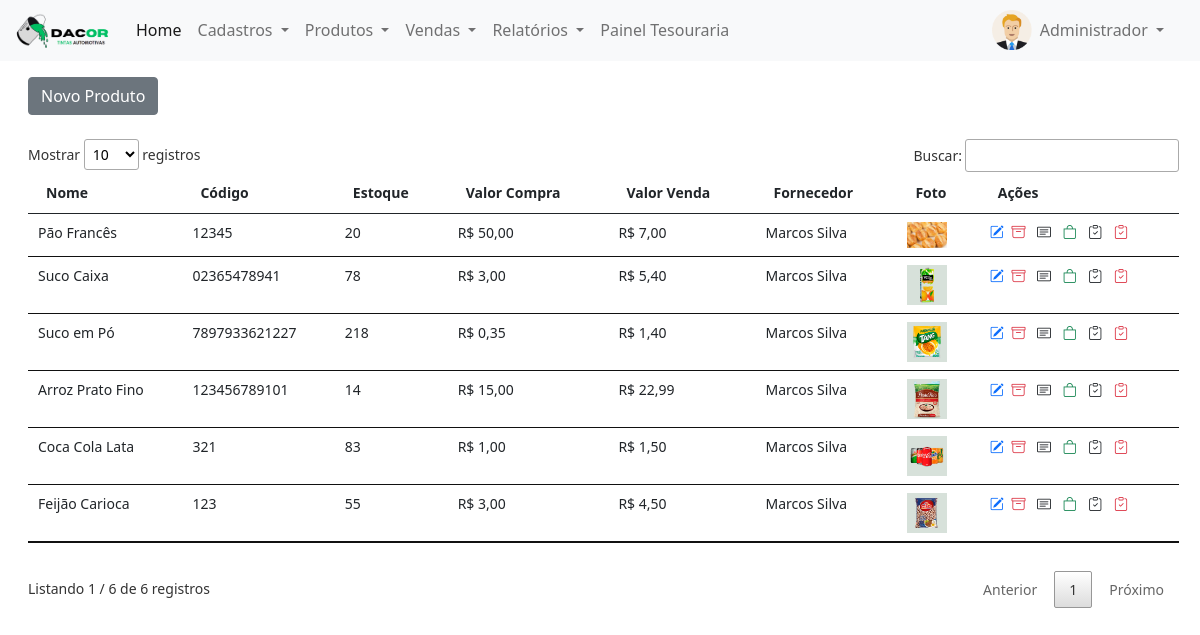
/login/painel-adm/index.php?pagina=produtos (signed in), run on the app's committed database.
### tables this page shows
CREATE TABLE `usuarios` (
  `id` int(11) NOT NULL,
  `nome` varchar(50) NOT NULL,
  `email` varchar(50) NOT NULL,
  `cpf` varchar(20) NOT NULL,
  `senha` varchar(20) NOT NULL,
  `nivel` varchar(20) NOT NULL
);

CREATE TABLE `produtos` (
  `id` int(11) NOT NULL,
  `codigo` varchar(30) NOT NULL,
  `nome` varchar(50) NOT NULL,
  `descricao` varchar(200) NOT NULL,
  `estoque` int(11) NOT NULL,
  `valor_compra` decimal(8,2) NOT NULL,
  `valor_venda` decimal(8,2) NOT NULL,
  `fornecedor` int(11) NOT NULL,
  `categoria` int(11) NOT NULL,
  `foto` varchar(120) DEFAULT NULL,
  `lucro` decimal(8,2) NOT NULL,
  `estoque_min` int(11) NOT NULL,
  `lote` varchar(100) DEFAULT NULL,
  `validade` date DEFAULT NULL
);

CREATE TABLE `fornecedores` (
  `id` int(11) NOT NULL,
  `nome` varchar(50) NOT NULL,
  `tipo_pessoa` varchar(10) NOT NULL,
  `cpf` varchar(20) DEFAULT NULL,
  `email` varchar(50) DEFAULT NULL,
  `telefone` varchar(20) DEFAULT NULL,
  `endereco` varchar(120) DEFAULT NULL
);

### login/painel-adm/produtos.php (the view, shortened to what this page needs)
<?php
$pag = 'produtos';
require_once('../conexao.php');
?>
<a href="index.php?pagina=<?php echo $pag ?>&funcao=novo" type="button" class="btn btn-secondary mt-2">Novo Produto</a>
<div class="mt-4" style="margin-right:25px">
	<?php
	$query = $pdo->query("SELECT * from produtos order by id desc");
	$res = $query->fetchAll(PDO::FETCH_ASSOC);
	$total_reg = @count($res);
	if($total_reg > 0){
		?>
		<small>
			<table id="example" class="table table-hover my-4" style="width:100%">
				<thead>
					<tr>
						<th>Nome</th>
						<th>Código</th>
						<th>Estoque</th>
						<th>Valor Compra</th>
						<th>Valor Venda</th>
						<th>Fornecedor</th>
						<th>Foto</th>
						<th>Ações</th>
					</tr>
				</thead>
				<tbody>
					<?php
					for($i=0; $i < $total_reg; $i++){
							$id_cat = $res[$i]['categoria'];
						$query_2 = $pdo->query("SELECT * from categorias where id = '$id_cat'");
						$res_2 = $query_2->fetchAll(PDO::FETCH_ASSOC);
						$nome_cat = $res_2[0]['nome'];
						$id_forn = $res[$i]['fornecedor'];
						$query_f = $pdo->query("SELECT * from fornecedores where id = '$id_forn'");
						$res_f = $query_f->fetchAll(PDO::FETCH_ASSOC);
						$total_reg_f = @count($res_f);
						if($total_reg_f > 0){
							$nome_forn = $res_f[0]['nome'];
							$tel_forn = $res_f[0]['telefone'];
						}else{
							$nome_forn = '';
							$tel_forn = '';
						}
						?>
						<tr>
							<td><?php echo $res[$i]['nome'] ?></td>
							<td><?php echo $res[$i]['codigo'] ?></td>
							<td><?php echo $res[$i]['estoque'] ?></td>
							<td>R$ <?php echo number_format($res[$i]['valor_compra'], 2, ',', '.'); ?></td>
							<td>R$ <?php echo number_format($res[$i]['valor_venda'], 2, ',', '.'); ?></td>
							<td><?php echo $nome_forn ?></td>
							<td><img src="../img/<?php echo $pag ?>/<?php echo $res[$i]['foto'] ?>" width="40"></td>
							<td>
								<a href="index.php?pagina=<?php echo $pag ?>&funcao=editar&id=<?php echo $res[$i]['id'] ?>" title="Editar Registro" style="text-decoration: none">
									<i class="bi bi-pencil-square text-primary"></i>
								</a>
								<a href="index.php?pagina=<?php echo $pag ?>&funcao=deletar&id=<?php echo $res[$i]['id'] ?>" title="Excluir Registro" style="text-decoration: none">
									<i class="bi bi-archive text-danger mx-1"></i>
								</a>
								<a href="#" onclick="mostrarDados('<?php echo $res[$i]['nome'] ?>', '<?php echo $res[$i]['descricao'] ?>', '<?php echo $res[$i]['foto'] ?>', '<?php echo $nome_cat ?>', '<?php echo $nome_forn ?>', '<?php echo $tel_forn ?>')" title="Ver Descriçao" style="text-decoration: none">
									<i class="bi bi-card-text text-dark mx-1"></i>
								</a>
								<a href="#" onclick="comprarProdutos('<?php echo $res[$i]['id'] ?>', '<?php echo $res[$i]['valor_venda'] ?>', '<?php echo $res[$i]['lucro'] ?>', '<?php echo $res[$i]['valor_compra'] ?>')" title="Comprar Produtos" style="text-decoration: none">
									<i class="bi bi-bag text-success mx-1"></i>
								</a>
								<a target="_blank" title="Gerar Etiquetas" href="../rel/barras_class.php?codigo=<?php echo $res[$i]['codigo'] ?>" style="text-decoration: none">
									<i class="bi bi-clipboard-check text-dark mx-1"></i>
								</a>
								<a target="_blank" title="Gerar Etiquetas com Valor" href="../rel/barras_valor_class.php?codigo=<?php echo $res[$i]['codigo'] ?>&valor=<?php echo $res[$i]['valor_venda'] ?>&nome=<?php echo $res[$i]['nome'] ?>" style="text-decoration: none">
									<i class="bi bi-clipboard-check text-danger mx-1"></i>
								</a>
							</td>
						</tr>
					<?php } ?>
				</tbody>
			</table>
		</small>
	<?php }else{
		echo '<p>Não existem dados para serem exibidos!!';
	} ?>
</div>

### login/painel-adm/index.php (shortened to what this page needs)
<?php
require_once('../conexao.php');
$menu1 = 'home';
$menu2 = 'usuarios';
$menu3 = 'fornecedores';
$menu4 = 'categorias';
$menu5 = 'produtos';
$query = $pdo->query("SELECT * from usuarios WHERE id = '$_SESSION[id_usuario]'");
$res = $query->fetchAll(PDO::FETCH_ASSOC);
$nome_usu = $res[0]['nome'];
 ?>
<!DOCTYPE html>
<html>
<head>
	<link href="https://cdn.jsdelivr.net/npm/bootstrap@5.0.0-beta1/dist/css/bootstrap.min.css" rel="stylesheet">
	<link rel="stylesheet" type="text/css" href="../vendor/DataTables/datatables.min.css"/>
	<link rel="stylesheet" href="https://cdn.jsdelivr.net/npm/bootstrap-icons@1.3.0/font/bootstrap-icons.css">
</head>
<body>
	<nav class="navbar navbar-expand-lg navbar-light bg-light">
  <div class="container-fluid">
    <a class="navbar-brand" href="index.php">
    	<img src="../img/logo-painel.png" width="100">
    </a>
    <div class="collapse navbar-collapse" id="navbarSupportedContent">
      <ul class="navbar-nav me-auto mb-2 mb-lg-0">
        <li class="nav-item">
          <a class="nav-link active" aria-current="page" href="index.php?pagina=<?php echo $menu1 ?>">Home</a>
        </li>
        <li class="nav-item dropdown">
          <a class="nav-link dropdown-toggle" href="#" id="navbarDropdown" role="button" data-bs-toggle="dropdown" aria-expanded="false">
            Cadastros
          </a>
        </li>
        <li class="nav-item dropdown">
          <a class="nav-link dropdown-toggle" href="#" id="navbarDropdown" role="button" data-bs-toggle="dropdown" aria-expanded="false">
            Produtos
          </a>
        </li>
         <li class="nav-item dropdown">
          <a class="nav-link dropdown-toggle" href="#" id="navbarDropdown" role="button" data-bs-toggle="dropdown" aria-expanded="false">
            Vendas
          </a>
        </li>
        <li class="nav-item dropdown">
          <a class="nav-link dropdown-toggle" href="#" id="navbarDropdown" role="button" data-bs-toggle="dropdown" aria-expanded="false">
            Relatórios
          </a>
        </li>
        <li class="nav-item">
          <a class="nav-link" href="../painel-tesoureiro" target="_blank">Painel Tesouraria</a>
        </li>
      </ul>
      <div class="d-flex mx-3">
        <img src="../img/icone-user.png" width="40px" height="40px">
    <div class="collapse navbar-collapse" id="navbarNavDarkDropdown">
      <ul class="navbar-nav">
        <li class="nav-item dropdown">
          <a class="nav-link dropdown-toggle" href="#" id="navbarDarkDropdownMenuLink" role="button" data-bs-toggle="dropdown" aria-expanded="false">
            <?php echo $nome_usu ?>
          </a>
        </li>
      </ul>
    </div>
       </div>
    </div>
  </div>
</nav>
<div class="container-fluid mt-2 mx-3">
<?php
if(@$_GET['pagina'] == $menu1){
	require_once($menu1. '.php');
}
else if(@$_GET['pagina'] == $menu2){
	require_once($menu2. '.php');
}
else if(@$_GET['pagina'] == $menu3){
	require_once($menu3. '.php');
}
else if(@$_GET['pagina'] == $menu4){
	require_once($menu4. '.php');
}
else if(@$_GET['pagina'] == $menu5){
  require_once($menu5. '.php');
}
 ?>
</div>
</body>
</html>
<link href="https://cdn.jsdelivr.net/npm/select2@4.1.0-rc.0/dist/css/select2.min.css" rel="stylesheet" />

### data on the page
usuarios: nome "Administrador"
produtos: nome "Pão Francês", codigo "12345", estoque "20", valor_compra "50,00", valor_venda "7,00", fornecedores.nome "Marcos Silva", foto (picture)
produtos: nome "Suco Caixa", codigo "02365478941", estoque "78", valor_compra "3,00", valor_venda "5,40", fornecedores.nome "Marcos Silva", foto (picture)
produtos: nome "Suco em Pó", codigo "7897933621227", estoque "218", valor_compra "0,35", valor_venda "1,40", fornecedores.nome "Marcos Silva", foto (picture)
produtos: nome "Arroz Prato Fino", codigo "123456789101", estoque "14", valor_compra "15,00", valor_venda "22,99", fornecedores.nome "Marcos Silva", foto (picture)
produtos: nome "Coca Cola Lata", codigo "321", estoque "83", valor_compra "1,00", valor_venda "1,50", fornecedores.nome "Marcos Silva", foto (picture)
produtos: nome "Feijão Carioca", codigo "123", estoque "55", valor_compra "3,00", valor_venda "4,50", fornecedores.nome "Marcos Silva", foto (picture)
